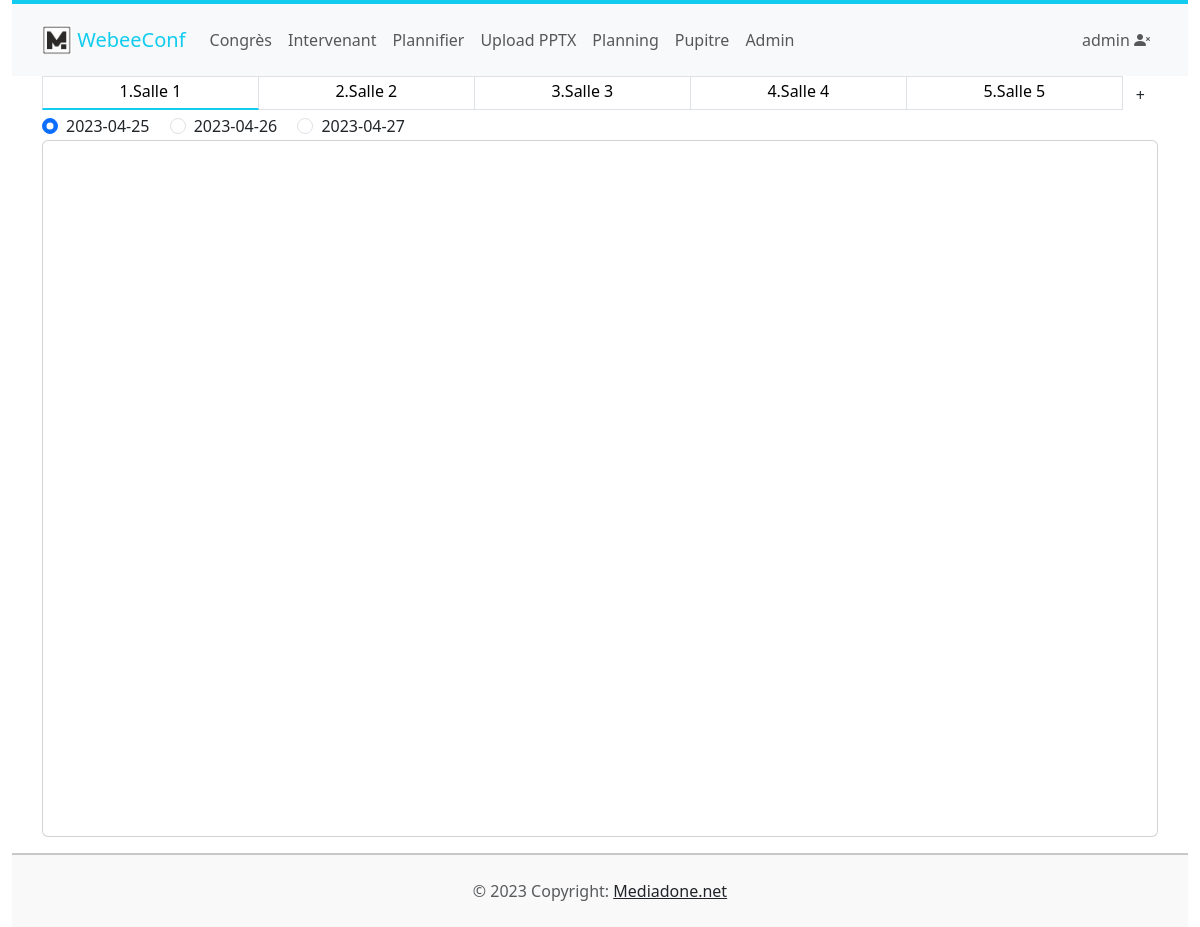
/planning/pupitre (signed in), run on the app's committed database.
### planning/models.py (models this page shows, shortened)
class Room(models.Model):
	congress = models.ForeignKey(Congress, related_name="event_conf_name", on_delete=models.CASCADE)
	name = models.CharField(max_length=250)
	number = models.SmallIntegerField(default=1)  # numero de la salle pour cle du live
	inprogress = models.CharField(max_length=250, blank=True) # titre presentation en cours dans l'attente

class Day(models.Model):
    congress = models.ForeignKey(Congress, related_name="confs_days", on_delete=models.CASCADE)
    date = models.CharField(primary_key=True, max_length=24) #primary_key=True

### planning/views.py (the view)
# urls.py: path('pupitre', views.show_pupitre, name='pupitre'),
def show_pupitre(request):
    congres = Congress.objects.get()
    rooms = Room.objects.filter(congress__pk=congres.pk)
    days = Day.objects.filter(congress__pk=congres.pk)
    pform = PresentationForm()
    sform = SessionForm()
    return render(request, "Planning/pupitre.html", {'rooms': rooms,'days': days,"sess_form":sform, "pres_form":pform})

### planning/forms.py
class SessionForm(forms.Form):
    id = forms.CharField(label='', initial=-1,widget=forms.TextInput(attrs={'type': 'hidden', 'id':"sess_id"}) )
    name = forms.CharField(label='',widget=forms.TextInput(attrs={'placeholder': 'Nom de session', 'id':"sess_name"}) )
    date1 = forms.CharField(label='',widget=forms.TimeInput(attrs={'type': 'time','format':'%H:%M','placeholder': 'Heure de début', 'id':"sess_time1"}) )
    date2 = forms.CharField(label='',widget=forms.TimeInput(attrs={'type': 'time','format':'%H:%M','placeholder': 'Heure de fin', 'id':"sess_time2"}) )

class PresentationForm(forms.Form):
    id = forms.CharField(label='', initial=-1,widget=forms.TextInput(attrs={'type': 'hidden', 'id':"pres_id"}) )
    name = forms.CharField(label='',widget=forms.TextInput(attrs={'placeholder': 'Titre de la présentation', 'id':"pres_name"}) )
    duration = forms.CharField(label='',widget=forms.TextInput(attrs={'placeholder': 'Durée de la présentation', 'id':"pres_duration"}) )
    author = forms.ModelChoiceField(queryset=Intervenant.objects.all(), label='',widget=forms.Select(attrs={'placeholder': 'Auteurs', 'id':"pres_author"}) )
    author1 = forms.ModelChoiceField(queryset=Intervenant.objects.all(), label='',widget=forms.Select(attrs={'placeholder': 'Auteurs', 'id':"pres_author1"}) )
    author2 = forms.ModelChoiceField(queryset=Intervenant.objects.all(), label='',widget=forms.Select(attrs={'placeholder': 'Auteurs', 'id':"pres_author2"}) )

### planning/models.py (called while the page is built)
    def __str__(self):
        return f'{self.nom} {self.prenom}'

### planning/templates/planning/pupitre.html (shortened to what this page needs)
{% extends 'planning/base.html' %}
{% load static %}
{% block body %}
{% load crispy_forms_tags %}
<div class="row">
  <div class="col-md-12">
    <div class="list-group list-group-horizontal">
      <div class="list-group list-group-horizontal" id="rooms">
        {% for room in rooms %}
        <a href="javascript:setRoomLive('{{room.number}}', '{{room.id}}', '{{ rooms|length }}', '{{room.moderator.id}}')"
          class="list-group-item list-group-item-action text-center rounded-0"
          style=" border-bottom: 2px solid #1ce; height: 34px; padding: 2px 7px;" id="room_id{{ forloop.counter }}">
          {{room.number}}.{{room.name}}</a>
        {% empty %}
        <p> Désolé, pas de salles disponibles !</p>
        {% endfor %}
      </div>
      <button id="add_room" class="btn">+</button>
    </div>
  </div>
  <br>
</div>
<div class="container-fluid  p-0">
  <div class="row g-2">
    <div class="col-md-12">
      {% for day in days %}
      <div class="form-check form-check-inline">
        <input class="form-check-input" type="radio" name="radio_dates" id="radio_dates" value={{day.date}}
          onclick="setDate('{{day.date}}')">
        <label class="form-check-label" for="inlineRadio1">{{day.date}}</label>
      </div>
      {% endfor %}
      <div class="card">
        <div class="card-body" data-mdb-perfect-scrollbar="true"
          style="padding-right:0; padding-left:0; height:695px; overflow-y: scroll;">
        </div>
      </div>
    </div>
  </div>
</div>
{% endblock %}

### templates/layouts/_nav.html (shortened to what this page needs)
<div class="container-fluid">
<nav class="navbar navbar-expand-lg navbar-light bg-light navbar2">
  <div class="container">
    <a class="navbar-brand navbar3"  href="{% url 'home' %}">
    <img src="/media/images/logo.jpg" width="30" height="30" class="d-inline-block align-top" alt="">
    WebeeConf
  </a>
    <div class="collapse navbar-collapse" id="navbarTogglerDemo03">
      <ul class="navbar-nav me-auto mb-2 mb-lg-0">
        <li class="nav-item">
          <a class="nav-link" href="{% url 'planning:congres' %}"> Congrès </a>
        </li>
        <li class="nav-item">
          <a class="nav-link" href="{% url 'planning:intervenant' %}"> Intervenant </a>
        </li>
        <li class="nav-item">
          <a class="nav-link" href="{% url 'planning:create' %}"> Plannifier </a>
        </li>
        <li class="nav-item">
          <a class="nav-link" href="{% url 'planning:upload' %}"> Upload PPTX </a>
        </li>
        <li class="nav-item">
          <a class="nav-link" href="{% url 'planning:show' %}"> Planning </a>
        </li>
        <li class="nav-item">
          <a class="nav-link" href="{% url 'planning:pupitre' %}"> Pupitre </a>
        </li>
         <li class="nav-item">
          <a class="nav-link" href="{% url 'admin:index' %}"> Admin </a>
        </li>
      </ul>
    <div class="d-flex align-items-center">
        <ul class="navbar-nav me-auto mb-2 mb-lg-0">
          {% if user.is_authenticated %}
            <li class="nav-item">
              <a class="nav-link " href="#"   role="button" > {{user.username}} <i class="bi bi-person-x-fill"></i>
              </a>
            </li>
          {% endif %}
        </ul>
      </div>
    </div>
  </div>
</nav>
</div>

### static/css/styles.css (style rules this page uses)
.navbar2 { background-color: #000; border-top: 4px solid #1ce; padding: 1em 0; }
.navbar3 { color: #1ce; }
#rooms { width: 100%; }
.list-group { width: 100%; }

### data on the page
Room: number "1", name "Salle 1"
Room: number "2", name "Salle 2"
Room: number "3", name "Salle 3"
Room: number "4", name "Salle 4"
Room: number "5", name "Salle 5"
Day: date "2023-04-25"
Day: date "2023-04-26"
Day: date "2023-04-27"

### other printed values
{{ user.username }} "admin"
